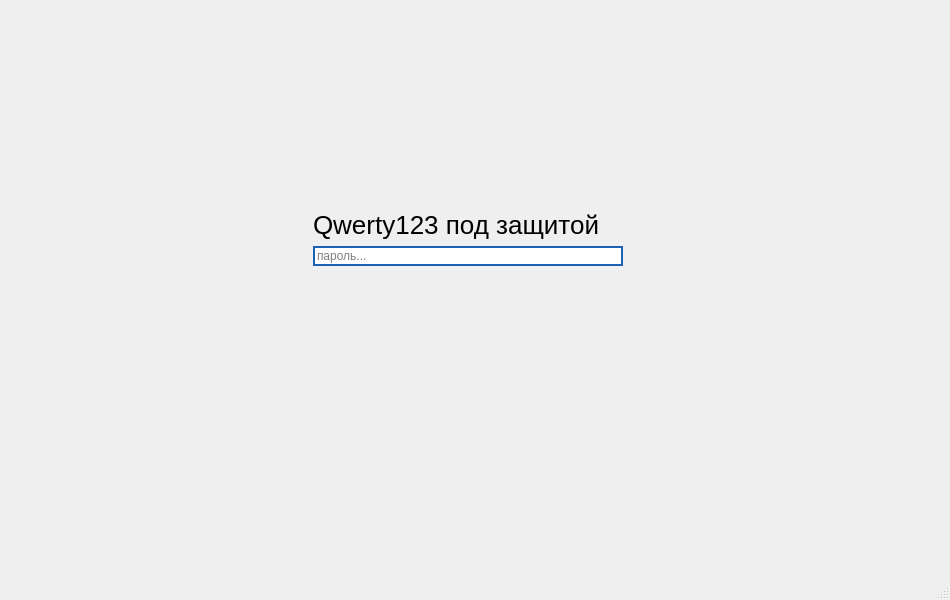
<?xml version="1.0" encoding="UTF-8"?>
<ui version="4.0">
 <class>Qwerty123</class>
 <widget class="QMainWindow" name="Qwerty123">
  <property name="geometry">
   <rect>
    <x>0</x>
    <y>0</y>
    <width>950</width>
    <height>600</height>
   </rect>
  </property>
  <property name="windowTitle">
   <string>MainWindow</string>
  </property>
  <widget class="QWidget" name="centralwidget">
   <widget class="QStackedWidget" name="stackedWidget">
    <property name="geometry">
     <rect>
      <x>0</x>
      <y>0</y>
      <width>935</width>
      <height>525</height>
     </rect>
    </property>
    <property name="styleSheet">
     <string notr="true">QLineEdit {
    border: 2px solid #1a62b6;
    border-radius: 12px;
    background-color: #ffffff;
    background: #ffffff;
    outline: none;
}
</string>
    </property>
    <property name="currentIndex">
     <number>1</number>
    </property>
    <widget class="QWidget" name="page">
     <layout class="QGridLayout" name="gridLayout">
      <item row="3" column="1">
       <spacer name="verticalSpacer_2">
        <property name="orientation">
         <enum>Qt::Orientation::Vertical</enum>
        </property>
        <property name="sizeHint" stdset="0">
         <size>
          <width>20</width>
          <height>250</height>
         </size>
        </property>
       </spacer>
      </item>
      <item row="2" column="2">
       <spacer name="horizontalSpacer_2">
        <property name="orientation">
         <enum>Qt::Orientation::Horizontal</enum>
        </property>
        <property name="sizeHint" stdset="0">
         <size>
          <width>286</width>
          <height>20</height>
         </size>
        </property>
       </spacer>
      </item>
      <item row="0" column="1">
       <spacer name="verticalSpacer">
        <property name="orientation">
         <enum>Qt::Orientation::Vertical</enum>
        </property>
        <property name="sizeHint" stdset="0">
         <size>
          <width>20</width>
          <height>159</height>
         </size>
        </property>
       </spacer>
      </item>
      <item row="1" column="2">
       <spacer name="horizontalSpacer_4">
        <property name="orientation">
         <enum>Qt::Orientation::Horizontal</enum>
        </property>
        <property name="sizeHint" stdset="0">
         <size>
          <width>286</width>
          <height>20</height>
         </size>
        </property>
       </spacer>
      </item>
      <item row="1" column="0">
       <spacer name="horizontalSpacer_3">
        <property name="orientation">
         <enum>Qt::Orientation::Horizontal</enum>
        </property>
        <property name="sizeHint" stdset="0">
         <size>
          <width>287</width>
          <height>20</height>
         </size>
        </property>
       </spacer>
      </item>
      <item row="2" column="0">
       <spacer name="horizontalSpacer">
        <property name="orientation">
         <enum>Qt::Orientation::Horizontal</enum>
        </property>
        <property name="sizeHint" stdset="0">
         <size>
          <width>287</width>
          <height>20</height>
         </size>
        </property>
       </spacer>
      </item>
      <item row="2" column="1">
       <widget class="QPushButton" name="use_pass_btn">
        <property name="text">
         <string>Использовать пароль</string>
        </property>
       </widget>
      </item>
      <item row="1" column="1">
       <widget class="QLabel" name="label_3">
        <property name="styleSheet">
         <string notr="true">font-size: 26px; font-weight: bold, &quot;Segoe UI&quot;;
</string>
        </property>
        <property name="text">
         <string>Qwerty123 под защитой</string>
        </property>
       </widget>
      </item>
     </layout>
    </widget>
    <widget class="QWidget" name="page_2">
     <layout class="QGridLayout" name="gridLayout_2">
      <item row="4" column="1">
       <spacer name="verticalSpacer_4">
        <property name="orientation">
         <enum>Qt::Orientation::Vertical</enum>
        </property>
        <property name="sizeHint" stdset="0">
         <size>
          <width>20</width>
          <height>250</height>
         </size>
        </property>
       </spacer>
      </item>
      <item row="1" column="1">
       <widget class="QLabel" name="label_2">
        <property name="styleSheet">
         <string notr="true">font-size: 26px; font-weight: bold, &quot;Segoe UI&quot;;
</string>
        </property>
        <property name="text">
         <string>Qwerty123 под защитой</string>
        </property>
       </widget>
      </item>
      <item row="1" column="2">
       <spacer name="horizontalSpacer_8">
        <property name="orientation">
         <enum>Qt::Orientation::Horizontal</enum>
        </property>
        <property name="sizeHint" stdset="0">
         <size>
          <width>290</width>
          <height>20</height>
         </size>
        </property>
       </spacer>
      </item>
      <item row="0" column="1">
       <spacer name="verticalSpacer_3">
        <property name="orientation">
         <enum>Qt::Orientation::Vertical</enum>
        </property>
        <property name="sizeHint" stdset="0">
         <size>
          <width>20</width>
          <height>168</height>
         </size>
        </property>
       </spacer>
      </item>
      <item row="3" column="1">
       <widget class="QLineEdit" name="input_pass_1">
        <property name="minimumSize">
         <size>
          <width>310</width>
          <height>0</height>
         </size>
        </property>
        <property name="maximumSize">
         <size>
          <width>310</width>
          <height>16777215</height>
         </size>
        </property>
        <property name="styleSheet">
         <string notr="true">QLineEdit { border: 2px solid #1a62b6;border-radius: 12px;background-color: #ffffff;background: #ffffff;outline: none;}l</string>
        </property>
        <property name="echoMode">
         <enum>QLineEdit::EchoMode::Password</enum>
        </property>
        <property name="placeholderText">
         <string>пароль...</string>
        </property>
       </widget>
      </item>
      <item row="1" column="0">
       <spacer name="horizontalSpacer_7">
        <property name="orientation">
         <enum>Qt::Orientation::Horizontal</enum>
        </property>
        <property name="sizeHint" stdset="0">
         <size>
          <width>291</width>
          <height>20</height>
         </size>
        </property>
       </spacer>
      </item>
      <item row="3" column="2">
       <spacer name="horizontalSpacer_6">
        <property name="orientation">
         <enum>Qt::Orientation::Horizontal</enum>
        </property>
        <property name="sizeHint" stdset="0">
         <size>
          <width>290</width>
          <height>20</height>
         </size>
        </property>
       </spacer>
      </item>
      <item row="3" column="0">
       <spacer name="horizontalSpacer_5">
        <property name="orientation">
         <enum>Qt::Orientation::Horizontal</enum>
        </property>
        <property name="sizeHint" stdset="0">
         <size>
          <width>291</width>
          <height>20</height>
         </size>
        </property>
       </spacer>
      </item>
     </layout>
    </widget>
    <widget class="QWidget" name="page_3">
     <layout class="QHBoxLayout" name="horizontalLayout"/>
    </widget>
   </widget>
  </widget>
  <widget class="QMenuBar" name="menubar">
   <property name="geometry">
    <rect>
     <x>0</x>
     <y>0</y>
     <width>950</width>
     <height>38</height>
    </rect>
   </property>
  </widget>
  <widget class="QStatusBar" name="statusbar"/>
 </widget>
 <resources/>
 <connections/>
</ui>
